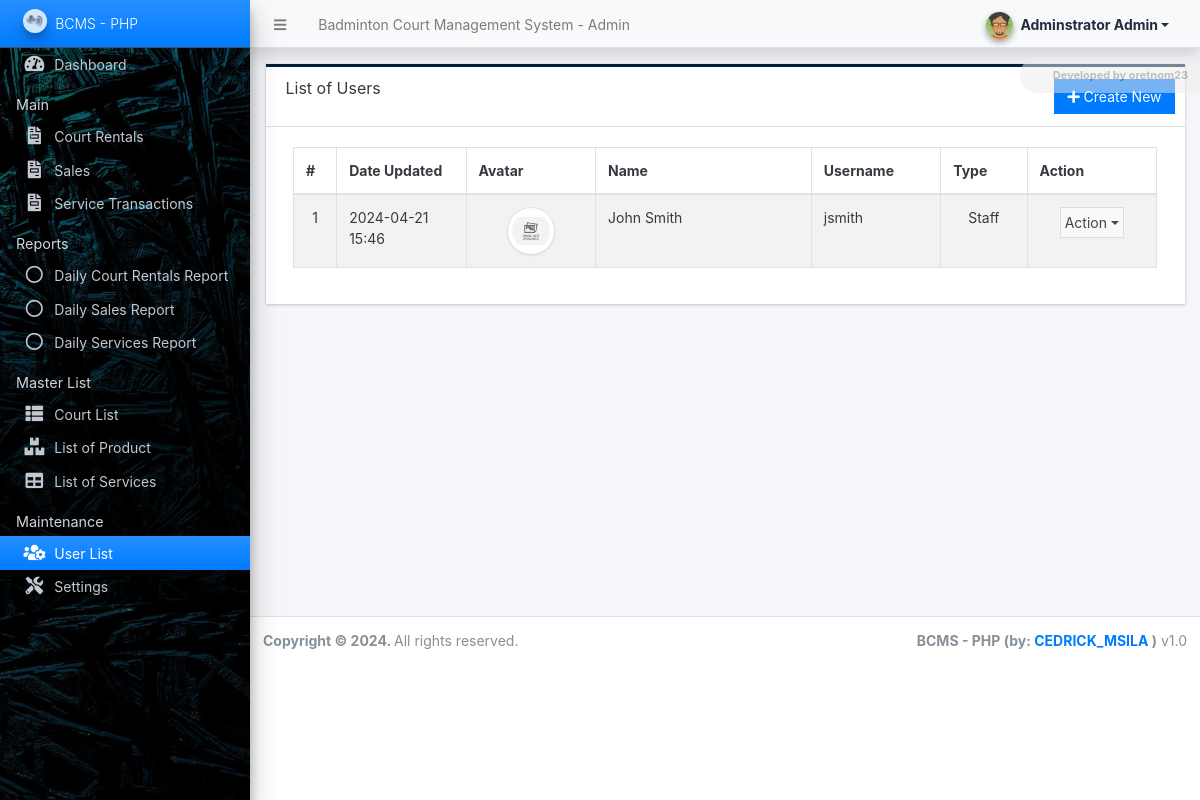
Page /admin/?page=user/list (signed in) on the committed database.
### tables this page shows
CREATE TABLE `users` (
  `id` int(50) NOT NULL,
  `firstname` varchar(250) NOT NULL,
  `middlename` text DEFAULT NULL,
  `lastname` varchar(250) NOT NULL,
  `username` text NOT NULL,
  `password` text NOT NULL,
  `avatar` text DEFAULT NULL,
  `last_login` datetime DEFAULT NULL,
  `type` tinyint(1) NOT NULL DEFAULT 0,
  `date_added` datetime NOT NULL DEFAULT current_timestamp(),
  `date_updated` datetime DEFAULT current_timestamp() ON UPDATE current_timestamp()
);

### classes/DBConnection.php (called while the page is built, shortened)
<?php
class DBConnection{
    private $host = DB_SERVER;
    private $username = DB_USERNAME;
    private $password = DB_PASSWORD;
    private $database = DB_NAME;
    public $conn;
    public function __construct(){
        if (!isset($this->conn)) {
            $this->conn = new mysqli($this->host, $this->username, $this->password, $this->database);
        }
    }
}
?>

### classes/SystemSettings.php (called while the page is built, shortened)
<?php
class SystemSettings extends DBConnection{
	function userdata($field = ''){
		if(!empty($field)){
			if(isset($_SESSION['userdata'][$field]))
				return $_SESSION['userdata'][$field];
			else
				return null;
		}else{
			return false;
		}
	}
}
$_settings = new SystemSettings();
?>

### config.php (called while the page is built, shortened)
<?php
require_once('classes/DBConnection.php');
require_once('classes/SystemSettings.php');
function validate_image($file){
	if(!empty($file)){
        $ex = explode("?",$file);
        $file = $ex[0];
        $ts = isset($ex[1]) ? "?".$ex[1] : '';
		if(is_file(base_app.$file)){
			return base_url.$file.$ts;
		}else{
			return base_url.'dist/img/no-image-available.png';
		}
	}else{
		return base_url.'dist/img/no-image-available.png';
	}
}
?>

### admin/user/list.php (the view, shortened to what this page needs)
<div class="card card-outline rounded-0 card-navy">
	<div class="card-header">
		<h3 class="card-title">List of Users</h3>
		<div class="card-tools">
			<a href="./?page=user/manage_user" id="create_new" class="btn btn-flat btn-primary"><span class="fas fa-plus"></span>  Create New</a>
		</div>
	</div>
	<div class="card-body">
        <div class="container-fluid">
			<table class="table table-hover table-striped table-bordered" id="list">
				<colgroup>
					<col width="5%">
					<col width="15%">
					<col width="15%">
					<col width="25%">
					<col width="15%">
					<col width="10%">
					<col width="15%">
				</colgroup>
				<thead>
					<tr>
						<th>#</th>
						<th>Date Updated</th>
						<th>Avatar</th>
						<th>Name</th>
						<th>Username</th>
						<th>Type</th>
						<th>Action</th>
					</tr>
				</thead>
				<tbody>
					<?php
					$i = 1;
						$qry = $conn->query("SELECT *, concat(firstname,' ', lastname) as `name` from `users` where id != '{$_settings->userdata('id')}' order by concat(firstname,' ', lastname) asc ");
						while($row = $qry->fetch_assoc()):
					?>
						<tr>
							<td class="text-center"><?php echo $i++; ?></td>
							<td><?php echo date("Y-m-d H:i",strtotime($row['date_updated'])) ?></td>
							<td class="text-center">
                                <img src="<?= validate_image($row['avatar']) ?>" alt="" class="img-thumbnail rounded-circle user-avatar">
                            </td>
							<td><?php echo $row['name'] ?></td>
							<td><?php echo $row['username'] ?></td>
							<td class="text-center">
                                <?php if($row['type'] == 1): ?>
                                    Administrator
                                <?php elseif($row['type'] == 2): ?>
                                    Staff
                                <?php else: ?>
									N/A
                                <?php endif; ?>
                            </td>
							<td align="center">
								 <button type="button" class="btn btn-flat p-1 btn-default btn-sm dropdown-toggle dropdown-icon" data-toggle="dropdown">
				                  		Action
				                  </button>
							</td>
						</tr>
					<?php endwhile; ?>
				</tbody>
			</table>
		</div>
	</div>
</div>

### admin/user/list.php (style rules this page uses)
.user-avatar { width:3rem; height:3rem; object-fit:scale-down; object-position:center center; }

### rows in the picture
users: date_updated "2024-04-21 15:46", name "John Smith", username "jsmith", type "Staff"

### other values in the picture
$_settings->info('name') "Badminton Court Management System"
$_settings->userdata('firstname').' '.$_settings->userdata('lastname') "Adminstrator Admin"
$_settings->info('short_name') "BCMS - PHP"
